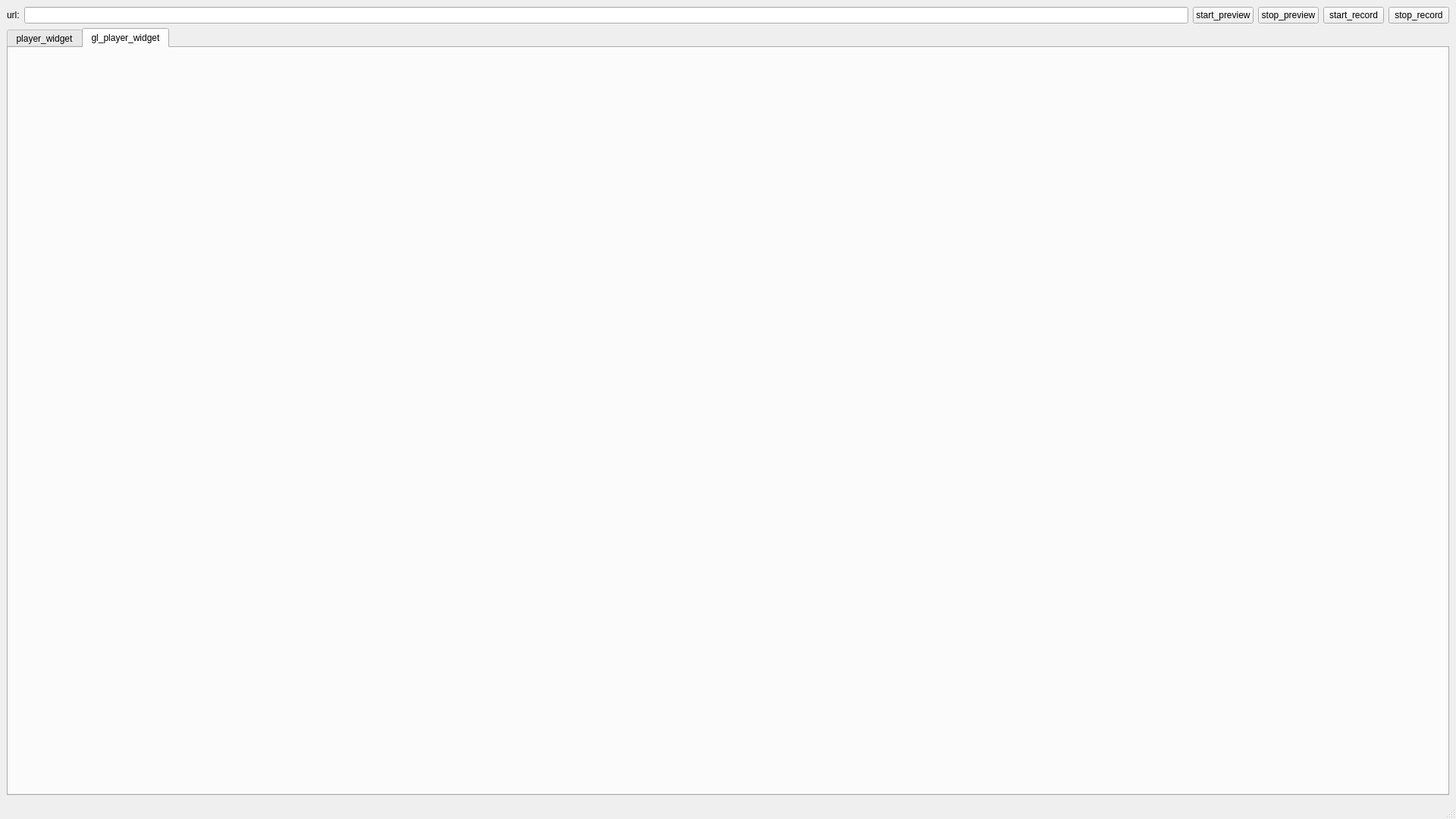
<?xml version="1.0" encoding="UTF-8"?>
<ui version="4.0">
 <class>MainWindow</class>
 <widget class="QMainWindow" name="MainWindow">
  <property name="geometry">
   <rect>
    <x>0</x>
    <y>0</y>
    <width>1920</width>
    <height>1080</height>
   </rect>
  </property>
  <property name="windowTitle">
   <string>MainWindow</string>
  </property>
  <widget class="QWidget" name="centralwidget">
   <layout class="QGridLayout" name="gridLayout">
    <item row="1" column="0">
     <widget class="QTabWidget" name="tab_widget">
      <property name="sizePolicy">
       <sizepolicy hsizetype="Preferred" vsizetype="Expanding">
        <horstretch>0</horstretch>
        <verstretch>0</verstretch>
       </sizepolicy>
      </property>
      <property name="currentIndex">
       <number>1</number>
      </property>
      <widget class="QPlayerWidget" name="player_widget">
       <attribute name="title">
        <string>player_widget</string>
       </attribute>
      </widget>
      <widget class="QGLPlayerWidget" name="gl_player_widget">
       <attribute name="title">
        <string>gl_player_widget</string>
       </attribute>
      </widget>
     </widget>
    </item>
    <item row="0" column="0">
     <layout class="QHBoxLayout" name="horizontalLayout_3">
      <item>
       <layout class="QHBoxLayout" name="horizontalLayout_2">
        <item>
         <widget class="QLabel" name="url_label">
          <property name="text">
           <string>url:</string>
          </property>
         </widget>
        </item>
        <item>
         <widget class="QLineEdit" name="url_line_edit"/>
        </item>
       </layout>
      </item>
      <item>
       <layout class="QHBoxLayout" name="horizontalLayout">
        <item>
         <widget class="QPushButton" name="button_start_preview">
          <property name="text">
           <string>start_preview</string>
          </property>
         </widget>
        </item>
        <item>
         <widget class="QPushButton" name="button_stop_preview">
          <property name="text">
           <string>stop_preview</string>
          </property>
         </widget>
        </item>
        <item>
         <widget class="QPushButton" name="button_start_record">
          <property name="text">
           <string>start_record</string>
          </property>
         </widget>
        </item>
        <item>
         <widget class="QPushButton" name="button_stop_record">
          <property name="text">
           <string>stop_record</string>
          </property>
         </widget>
        </item>
       </layout>
      </item>
     </layout>
    </item>
   </layout>
  </widget>
  <widget class="QMenuBar" name="menubar">
   <property name="geometry">
    <rect>
     <x>0</x>
     <y>0</y>
     <width>1920</width>
     <height>21</height>
    </rect>
   </property>
  </widget>
  <widget class="QStatusBar" name="statusbar"/>
 </widget>
 <customwidgets>
  <customwidget>
   <class>QGLPlayerWidget</class>
   <extends>QWidget</extends>
   <header location="global">QGLPlayerWidget.h</header>
   <container>1</container>
  </customwidget>
  <customwidget>
   <class>QPlayerWidget</class>
   <extends>QWidget</extends>
   <header location="global">QPlayerWidget.h</header>
   <container>1</container>
  </customwidget>
 </customwidgets>
 <resources/>
 <connections/>
</ui>
